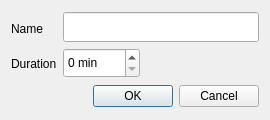
<?xml version="1.0" encoding="UTF-8"?>
<ui version="4.0">
 <class>add_course_dialog</class>
 <widget class="QDialog" name="add_course_dialog">
  <property name="windowModality">
   <enum>Qt::WindowModal</enum>
  </property>
  <property name="geometry">
   <rect>
    <x>0</x>
    <y>0</y>
    <width>270</width>
    <height>120</height>
   </rect>
  </property>
  <property name="sizePolicy">
   <sizepolicy hsizetype="Fixed" vsizetype="Fixed">
    <horstretch>0</horstretch>
    <verstretch>0</verstretch>
   </sizepolicy>
  </property>
  <property name="minimumSize">
   <size>
    <width>270</width>
    <height>120</height>
   </size>
  </property>
  <property name="maximumSize">
   <size>
    <width>270</width>
    <height>120</height>
   </size>
  </property>
  <property name="windowTitle">
   <string>Add Course</string>
  </property>
  <layout class="QVBoxLayout" name="vl1">
   <item>
    <layout class="QHBoxLayout" name="hl1">
     <item>
      <layout class="QVBoxLayout" name="vl2">
       <property name="topMargin">
        <number>2</number>
       </property>
       <item>
        <widget class="QLabel" name="lb_cname">
         <property name="text">
          <string>Name</string>
         </property>
        </widget>
       </item>
       <item>
        <widget class="QLabel" name="lb_cduration_2">
         <property name="text">
          <string>Duration</string>
         </property>
        </widget>
       </item>
      </layout>
     </item>
     <item>
      <layout class="QVBoxLayout" name="vl3">
       <item>
        <widget class="QLineEdit" name="le_cname">
         <property name="minimumSize">
          <size>
           <width>0</width>
           <height>30</height>
          </size>
         </property>
        </widget>
       </item>
       <item>
        <layout class="QHBoxLayout" name="hl2">
         <item>
          <widget class="QSpinBox" name="sb_duration">
           <property name="minimumSize">
            <size>
             <width>0</width>
             <height>30</height>
            </size>
           </property>
           <property name="suffix">
            <string> min</string>
           </property>
           <property name="maximum">
            <number>1000</number>
           </property>
          </widget>
         </item>
         <item>
          <spacer name="spa1">
           <property name="orientation">
            <enum>Qt::Horizontal</enum>
           </property>
           <property name="sizeHint" stdset="0">
            <size>
             <width>40</width>
             <height>20</height>
            </size>
           </property>
          </spacer>
         </item>
        </layout>
       </item>
      </layout>
     </item>
    </layout>
   </item>
   <item>
    <widget class="QDialogButtonBox" name="accept_cancel_box">
     <property name="orientation">
      <enum>Qt::Horizontal</enum>
     </property>
     <property name="standardButtons">
      <set>QDialogButtonBox::Cancel|QDialogButtonBox::Ok</set>
     </property>
    </widget>
   </item>
  </layout>
 </widget>
 <resources/>
 <connections>
  <connection>
   <sender>accept_cancel_box</sender>
   <signal>accepted()</signal>
   <receiver>add_course_dialog</receiver>
   <slot>accept()</slot>
   <hints>
    <hint type="sourcelabel">
     <x>248</x>
     <y>254</y>
    </hint>
    <hint type="destinationlabel">
     <x>157</x>
     <y>274</y>
    </hint>
   </hints>
  </connection>
  <connection>
   <sender>accept_cancel_box</sender>
   <signal>rejected()</signal>
   <receiver>add_course_dialog</receiver>
   <slot>reject()</slot>
   <hints>
    <hint type="sourcelabel">
     <x>316</x>
     <y>260</y>
    </hint>
    <hint type="destinationlabel">
     <x>286</x>
     <y>274</y>
    </hint>
   </hints>
  </connection>
 </connections>
</ui>
